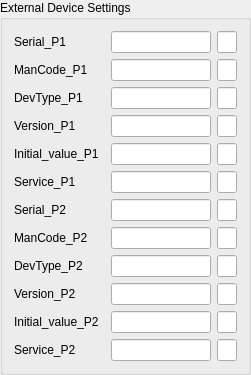
  <widget class="QGroupBox" name="groupBox_9">
   <property name="geometry">
    <rect>
     <x>750</x>
     <y>20</y>
     <width>251</width>
     <height>339</height>
    </rect>
   </property>
   <property name="title">
    <string>External Device Settings</string>
   </property>
   <layout class="QGridLayout" name="gridLayout_3">
    <item row="0" column="0">
     <widget class="QLabel" name="label_47">
      <property name="text">
       <string>Serial_P1</string>
      </property>
     </widget>
    </item>
    <item row="0" column="1">
     <widget class="QLineEdit" name="lineEdit_Serial_P1">
      <property name="maximumSize">
       <size>
        <width>100</width>
        <height>16777215</height>
       </size>
      </property>
     </widget>
    </item>
    <item row="0" column="2">
     <widget class="QLineEdit" name="lineEdit_Serial_P1Hex">
      <property name="maximumSize">
       <size>
        <width>20</width>
        <height>16777215</height>
       </size>
      </property>
     </widget>
    </item>
    <item row="1" column="0">
     <widget class="QLabel" name="label_48">
      <property name="text">
       <string>ManCode_P1</string>
      </property>
     </widget>
    </item>
    <item row="1" column="1">
     <widget class="QLineEdit" name="lineEdit_ManCode_P1">
      <property name="maximumSize">
       <size>
        <width>100</width>
        <height>16777215</height>
       </size>
      </property>
     </widget>
    </item>
    <item row="1" column="2">
     <widget class="QLineEdit" name="lineEdit_ManCode_P1Hex">
      <property name="maximumSize">
       <size>
        <width>20</width>
        <height>16777215</height>
       </size>
      </property>
     </widget>
    </item>
    <item row="2" column="0">
     <widget class="QLabel" name="label_49">
      <property name="text">
       <string>DevType_P1</string>
      </property>
     </widget>
    </item>
    <item row="2" column="1">
     <widget class="QLineEdit" name="lineEdit_DevType_P1">
      <property name="maximumSize">
       <size>
        <width>100</width>
        <height>16777215</height>
       </size>
      </property>
     </widget>
    </item>
    <item row="2" column="2">
     <widget class="QLineEdit" name="lineEdit_DevType_P1Hex">
      <property name="maximumSize">
       <size>
        <width>20</width>
        <height>16777215</height>
       </size>
      </property>
     </widget>
    </item>
    <item row="3" column="0">
     <widget class="QLabel" name="label_50">
      <property name="text">
       <string>Version_P1</string>
      </property>
     </widget>
    </item>
    <item row="3" column="1">
     <widget class="QLineEdit" name="lineEdit_Version_P1">
      <property name="maximumSize">
       <size>
        <width>100</width>
        <height>16777215</height>
       </size>
      </property>
     </widget>
    </item>
    <item row="3" column="2">
     <widget class="QLineEdit" name="lineEdit_Version_P1Hex">
      <property name="maximumSize">
       <size>
        <width>20</width>
        <height>16777215</height>
       </size>
      </property>
     </widget>
    </item>
    <item row="4" column="0">
     <widget class="QLabel" name="label_51">
      <property name="text">
       <string>Initial_value_P1</string>
      </property>
     </widget>
    </item>
    <item row="4" column="1">
     <widget class="QLineEdit" name="lineEdit_Initial_value_P1">
      <property name="maximumSize">
       <size>
        <width>100</width>
        <height>16777215</height>
       </size>
      </property>
     </widget>
    </item>
    <item row="4" column="2">
     <widget class="QLineEdit" name="lineEdit_Initial_value_P1Hex">
      <property name="maximumSize">
       <size>
        <width>20</width>
        <height>16777215</height>
       </size>
      </property>
     </widget>
    </item>
    <item row="5" column="0">
     <widget class="QLabel" name="label_52">
      <property name="text">
       <string>Service_P1</string>
      </property>
     </widget>
    </item>
    <item row="5" column="1">
     <widget class="QLineEdit" name="lineEdit_Service_P1">
      <property name="maximumSize">
       <size>
        <width>100</width>
        <height>16777215</height>
       </size>
      </property>
     </widget>
    </item>
    <item row="5" column="2">
     <widget class="QLineEdit" name="lineEdit_Service_P1Hex">
      <property name="maximumSize">
       <size>
        <width>20</width>
        <height>16777215</height>
       </size>
      </property>
     </widget>
    </item>
    <item row="6" column="0">
     <widget class="QLabel" name="label_53">
      <property name="text">
       <string>Serial_P2</string>
      </property>
     </widget>
    </item>
    <item row="6" column="1">
     <widget class="QLineEdit" name="lineEdit_Serial_P2">
      <property name="maximumSize">
       <size>
        <width>100</width>
        <height>16777215</height>
       </size>
      </property>
     </widget>
    </item>
    <item row="6" column="2">
     <widget class="QLineEdit" name="lineEdit_Serial_P2Hex">
      <property name="maximumSize">
       <size>
        <width>20</width>
        <height>16777215</height>
       </size>
      </property>
     </widget>
    </item>
    <item row="7" column="0">
     <widget class="QLabel" name="label_54">
      <property name="text">
       <string>ManCode_P2</string>
      </property>
     </widget>
    </item>
    <item row="7" column="1">
     <widget class="QLineEdit" name="lineEdit_ManCode_P2">
      <property name="maximumSize">
       <size>
        <width>100</width>
        <height>16777215</height>
       </size>
      </property>
     </widget>
    </item>
    <item row="7" column="2">
     <widget class="QLineEdit" name="lineEdit_ManCode_P2Hex">
      <property name="maximumSize">
       <size>
        <width>20</width>
        <height>16777215</height>
       </size>
      </property>
     </widget>
    </item>
    <item row="8" column="0">
     <widget class="QLabel" name="label_55">
      <property name="text">
       <string>DevType_P2</string>
      </property>
     </widget>
    </item>
    <item row="8" column="1">
     <widget class="QLineEdit" name="lineEdit_DevType_P2">
      <property name="maximumSize">
       <size>
        <width>100</width>
        <height>16777215</height>
       </size>
      </property>
     </widget>
    </item>
    <item row="8" column="2">
     <widget class="QLineEdit" name="lineEdit_DevType_P2Hex">
      <property name="maximumSize">
       <size>
        <width>20</width>
        <height>16777215</height>
       </size>
      </property>
     </widget>
    </item>
    <item row="9" column="0">
     <widget class="QLabel" name="label_56">
      <property name="text">
       <string>Version_P2</string>
      </property>
     </widget>
    </item>
    <item row="9" column="1">
     <widget class="QLineEdit" name="lineEdit_Version_P2">
      <property name="maximumSize">
       <size>
        <width>100</width>
        <height>16777215</height>
       </size>
      </property>
     </widget>
    </item>
    <item row="9" column="2">
     <widget class="QLineEdit" name="lineEdit_Version_P2Hex">
      <property name="maximumSize">
       <size>
        <width>20</width>
        <height>16777215</height>
       </size>
      </property>
     </widget>
    </item>
    <item row="10" column="0">
     <widget class="QLabel" name="label_57">
      <property name="text">
       <string>Initial_value_P2</string>
      </property>
     </widget>
    </item>
    <item row="10" column="1">
     <widget class="QLineEdit" name="lineEdit_Initial_value_P2">
      <property name="maximumSize">
       <size>
        <width>100</width>
        <height>16777215</height>
       </size>
      </property>
     </widget>
    </item>
    <item row="10" column="2">
     <widget class="QLineEdit" name="lineEdit_Initial_value_P2Hex">
      <property name="maximumSize">
       <size>
        <width>20</width>
        <height>16777215</height>
       </size>
      </property>
     </widget>
    </item>
    <item row="11" column="0">
     <widget class="QLabel" name="label_58">
      <property name="text">
       <string>Service_P2</string>
      </property>
     </widget>
    </item>
    <item row="11" column="1">
     <widget class="QLineEdit" name="lineEdit_Service_P2">
      <property name="minimumSize">
       <size>
        <width>100</width>
        <height>0</height>
       </size>
      </property>
      <property name="maximumSize">
       <size>
        <width>100</width>
        <height>16777215</height>
       </size>
      </property>
     </widget>
    </item>
    <item row="11" column="2">
     <widget class="QLineEdit" name="lineEdit_Service_P2Hex">
      <property name="maximumSize">
       <size>
        <width>20</width>
        <height>16777215</height>
       </size>
      </property>
     </widget>
    </item>
   </layout>
  </widget>
